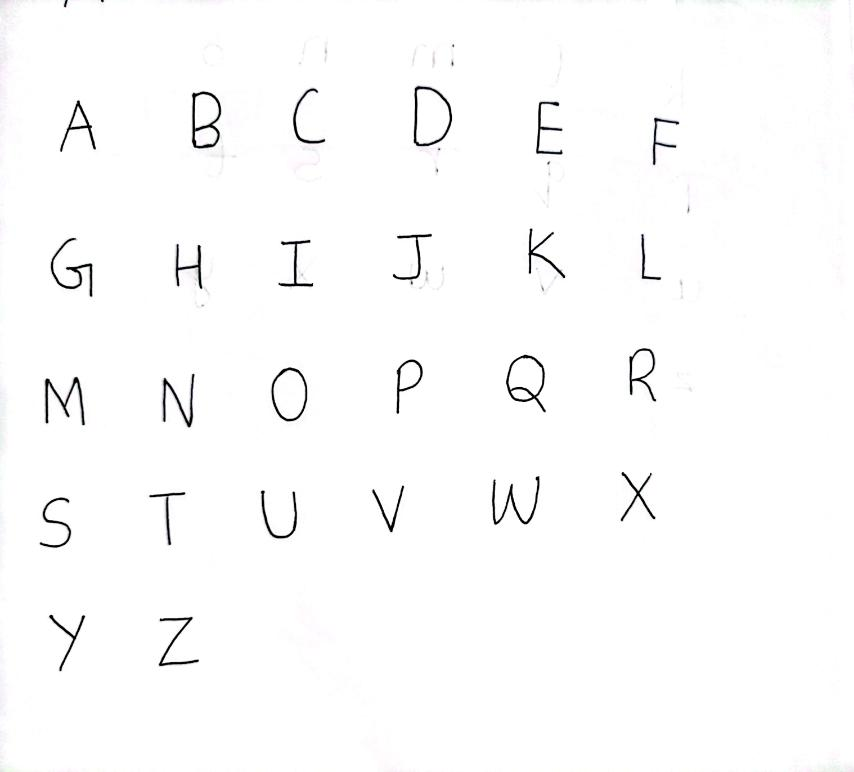
#> input picture uppercase.jpg, 854 x 772 px, found by its file name
$ jupyter execute --allow-errors 'New OCR.ipynb'
#> lines starting #> are read from the running program, lines starting #| are printed output that depends on the picture
[cell 1]
import cv2
import pytesseract
import os

[cell 2]
pytesseract.pytesseract.tesseract_cmd = r'C:\Users\Lenovo\AppData\Local\Programs\Tesseract-OCR/tesseract.exe'

Uppercase letters

[cell 3]
image = cv2.imread("uppercase.jpg")
#> image is the input picture: shape (772, 854, 3); mean B, G, R 251.8, 251.8, 251.8
image = cv2.resize(image, None, fx=2, fy=2, interpolation=cv2.INTER_CUBIC)
#> image: shape (1544, 1708, 3)
image = cv2.cvtColor(image, cv2.COLOR_BGR2GRAY)
#> image: shape (1544, 1708)
cv2.imshow('image', image)
cv2.waitKey(0)

[cell 4]
config = '--oem 3 --psm %d' % 4
#> (the rest of this cell did not finish here and is left out)

[cell 5]
uppercase = "ABCDEFGHIJKLMNOPQRSTUVWXYZ"

[cell 6]
height, width = image.shape
#> height = 1544; width = 1708
#> (the rest of this cell did not finish here and is left out)

#> (a cell that did not finish here is left out)

Lowercase letters

[cell 8]
image = cv2.imread("lowercase1.jpg")
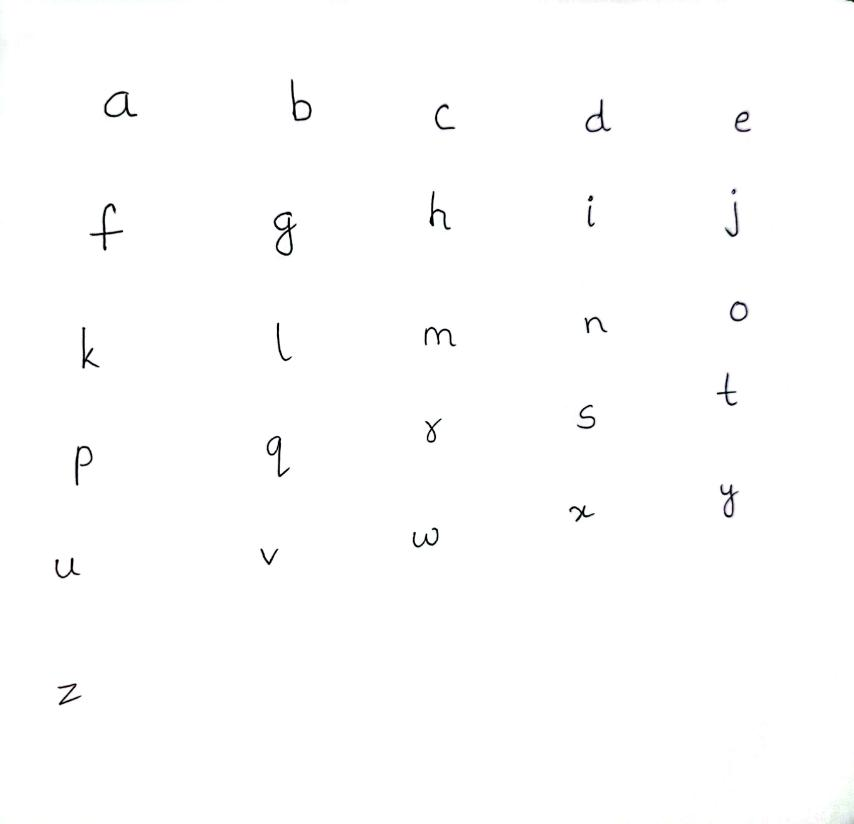
#> input picture lowercase1.jpg, 854 x 824 px, found by its file name
#> image is the input picture: shape (824, 854, 3); mean B, G, R 253.7, 253.7, 253.7
image = cv2.resize(image, None, fx=0.8, fy=0.8, interpolation=cv2.INTER_CUBIC)
#> image: shape (659, 683, 3)
image = cv2.cvtColor(image, cv2.COLOR_BGR2GRAY)
#> image: shape (659, 683)
cv2.imshow('image', image)
cv2.waitKey(0)

[cell 9]
config = '--oem 3 --psm %d' % 7
#> (the rest of this cell did not finish here and is left out)

[cell 10]
lowercase = "abcdefghijklmnopqrstuvwxyz"

[cell 11]
height, width = image.shape
#> height = 659; width = 683
#> (the rest of this cell did not finish here and is left out)

#> (a cell that did not finish here is left out)

Numbers

[cell 13]
image = cv2.imread("numbers1.jpg")
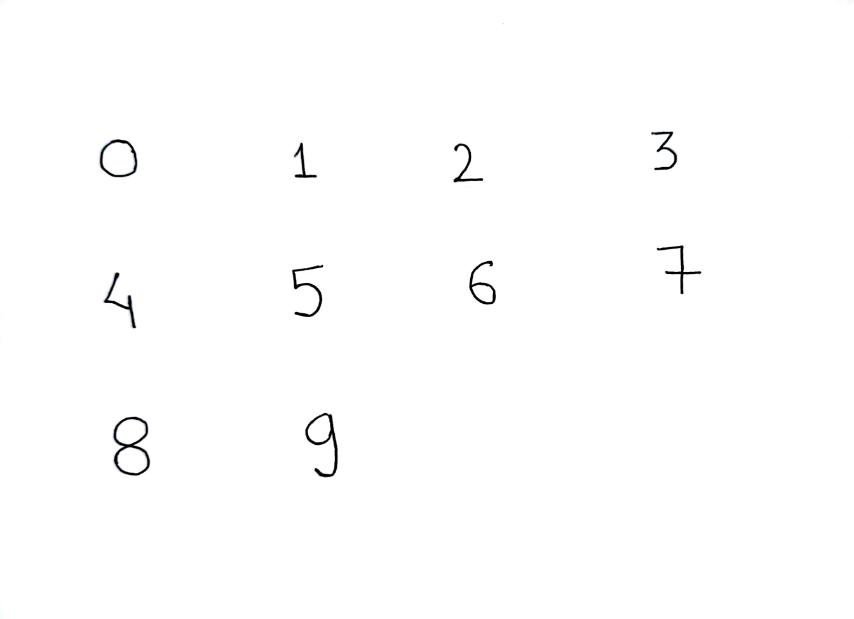
#> input picture numbers1.jpg, 854 x 619 px, found by its file name
#> image is the input picture: shape (619, 854, 3); mean B, G, R 253.6, 253.6, 253.6
image = cv2.resize(image, None, fx=0.7, fy=0.7, interpolation=cv2.INTER_CUBIC)
#> image: shape (433, 598, 3)
image = cv2.cvtColor(image, cv2.COLOR_BGR2GRAY)
#> image: shape (433, 598)
cv2.imshow('image', image)
cv2.waitKey(0)

[cell 14]
config = '--psm 11 --oem 3 -c tessedit_char_whitelist=0123456789'
#> (the rest of this cell did not finish here and is left out)

[cell 15]
numbers = "0123456789"

[cell 16]
height, width = image.shape
#> height = 433; width = 598
#> (the rest of this cell did not finish here and is left out)
